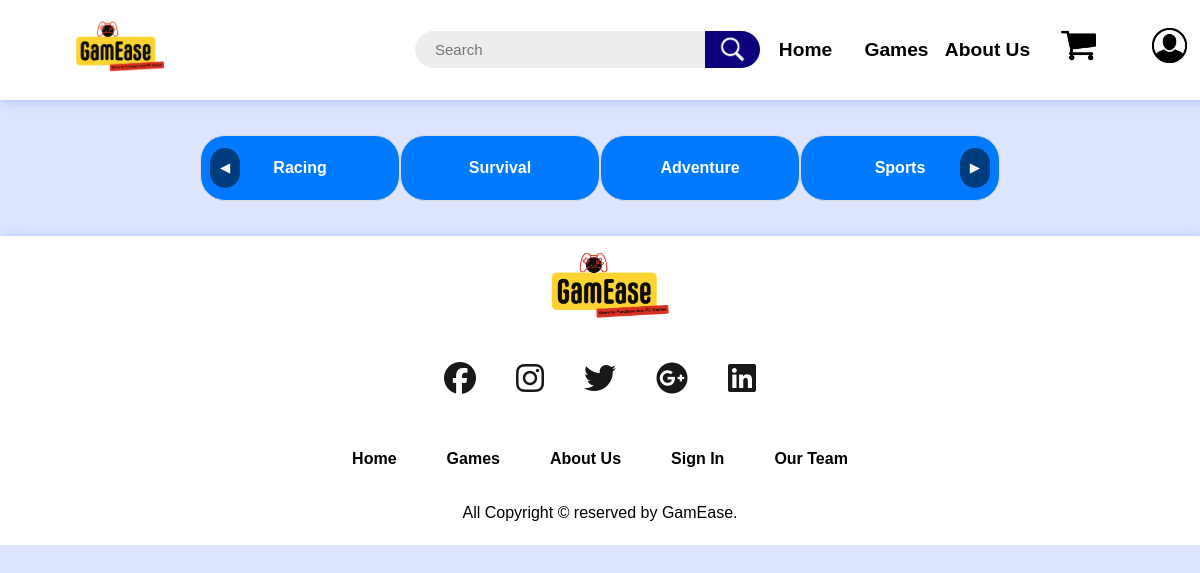
The page /SourceCode/search.php on the database its author committed.
### tables this page shows
CREATE TABLE `category` (
  `category_id` int(11) NOT NULL,
  `category_name` varchar(20) NOT NULL,
  `admin_id` int(11) DEFAULT NULL
);

### SourceCode/search.php (the view, shortened to what this page needs)
<?php
include "header.php";
include "../Function/game_function.php";
?>
<div class="category-container">
    <div class="category-slider">
        <button class="arrow previous">&#9664;</button>
        <div class="slider">
            <div class="slider-track">
                <?php
                $select_category = "SELECT * from category";
                $category_select = mysqli_query($conn, $select_category);
                while ($row_data = mysqli_fetch_assoc($category_select)):
                ?>
                <a href="games.php?category_id=<?php echo $row_data['category_id']; ?>" class="category">
                    <div><?php echo $row_data['category_name']; ?></div>
                </a>
                <?php endwhile; ?>
            </div>
        </div>
        <button class="arrow next">&#9654;</button>
    </div>
</div>
<?php
include "footer.php";
?>

### SourceCode/style.css (style rules this page uses)
* { padding: 0; margin: 0; line-height: 1.5; user-select: none; font-family: 'Josefin Sans', sans-serif; }
body { background-color: #cad7fda4; max-width: 100%; overflow-x: hidden; }
a { font-weight: bold; text-decoration: none; color: black; }
.category-container { display: flex; justify-content: center; align-items: center; margin: 35px 0px; }
.category-slider { position: relative; width: 80%; max-width: 800px; overflow: hidden; }
.slider { overflow: hidden; width: 100%; }
.slider-track { display: flex; transition: transform 0.5s ease-in-out; }
.category { flex: 0 0 25%; text-align: center; padding: 20px; background: #007BFF; color: white; border: 1px solid #ddd; border-radius: 25px; box-sizing: border-box; cursor: pointer; }
.arrow { position: absolute; top: 50%; transform: translateY(-50%); background: rgba(0, 0, 0, 0.5); color: white; border: none; padding: 10px; border-radius: 15px; cursor: pointer; z-index: 10; }
.arrow.previous { left: 10px; }
.arrow.next { right: 10px; }

### rows shown on the page
category: category_name "Racing"
category: category_name "Survival"
category: category_name "Adventure"
category: category_name "Sports"
